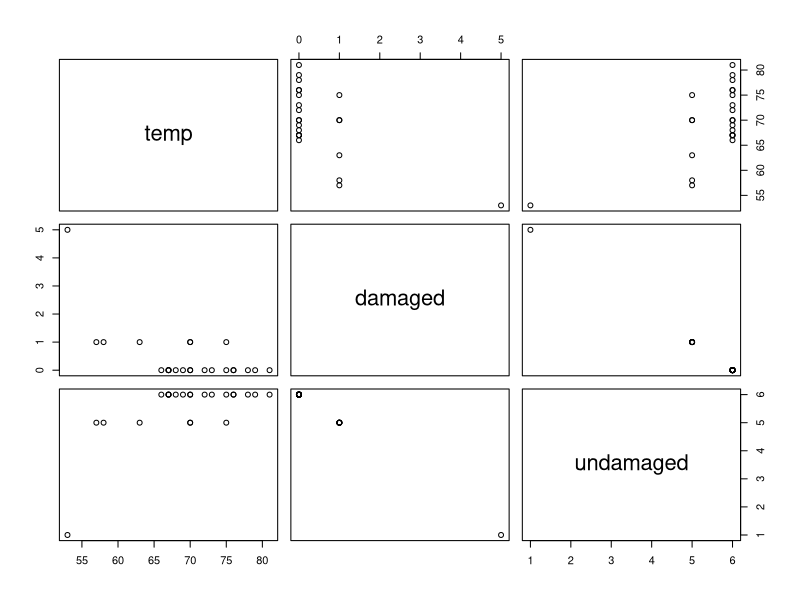
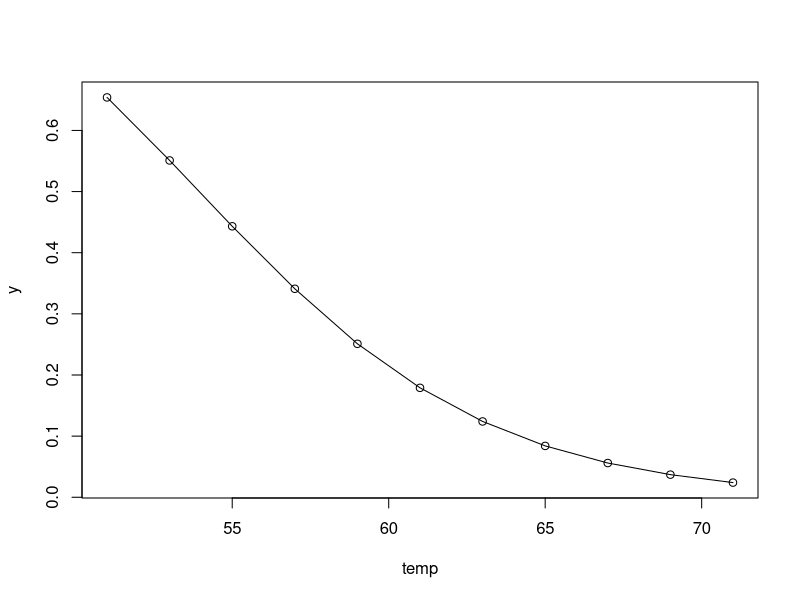

R code for these plots, in order:
## ---- chunk 1
knitr::opts_chunk$set(echo = TRUE)
## ---- chunk 2
first_born_weigth<-120.7-1.93*0
first_born_weigth

non_first_born_weigth<-120.7-1.93*1
non_first_born_weigth
## ---- chunk 3
eth<-0 # aboriginal
sex<-1 # male
lrn<-1 # slow Learner
missed_days<-2 #actual missed days

predicted_days<-18.93-9.11*eth+3.1*sex+2.15*lrn

residual<-missed_days-predicted_days
residual
## ---- chunk 4
n<-146 
k<-3   
variance_residual<-240.57
variance_all_students<-264.17

R2<-1-(variance_residual/variance_all_students)
R2
aR2 <-1-(variance_residual/variance_all_students)*((n-1)/(n-k-1))
aR2
## ---- chunk 5
temp<-c(53,57,58,63,66,67,67,67,68,69,70,70,70,70,72,73,75,75,76,76,78,79,81)
damaged<-c(5,1,1,1,0,0,0,0,0,0,1,0,1,0,0,0,0,1,0,0,0,0,0)
undamaged<-c(1,5,5,5,6,6,6,6,6,6,5,6,5,6,6,6,6,5,6,6,6,6,6)
missions<-data.frame(temp,damaged,undamaged)
plot(missions)
## ---- chunk 6
prob<-function(temp) {
  damaged<-11.6630-0.2162*temp
  p<-exp(damaged)/(1+exp(damaged))
  return(p)
}

paste("Probability at 51 deg = ",prob(51)*100,"%")
paste("Probability at 53 deg = ",prob(53)*100,"%")
paste("Probability at 55 deg = ",prob(55)*100,"%")

## ---- chunk 7
temp<-seq(from=51,to=71,by=2)
y<-c(round(prob(51), 4), round(prob(53), 4), round(prob(55), 4), 0.341, 0.251, 0.179, 0.124, 0.084, 0.056, 0.037, 0.024)
plot(temp,y,type="o")
